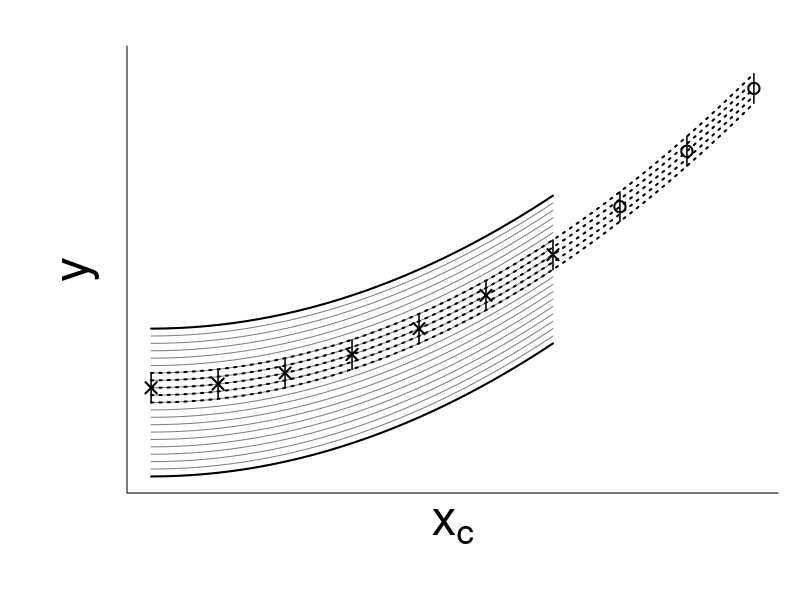

This figure's R source: (Note: this script raises an error after producing the figure.)
#
# title     : plotIllustrateBias.R
# purpose   : R script to create an illustration of a Bias model.
# author    : WD41, LRS/EPFL/PSI
# date      : Sept. 2017
#
# Custom Function -------------------------------------------------------------
y_model <- function(x, theta)
{
  return(0.5 * x^2 + theta)
}
y_model_bias <- function(x, theta)
{
  return(0.35 * x^1.85 - 0.5 + theta)
}

# Global variables ------------------------------------------------------------
otpfullnames <- c("./figures/plotIllustrateBias_1.pdf",
                  "./figures/plotIllustrateBias_2.pdf")

# Graphic Parameters
fig_size <- c(7, 7)                     # width, height
margin <- c(5.25, 6.25, 2.2, 1) + 0.1   # canvas margin (bot, left, top, right)
cex_axis <- 2.5     # Axis marker size
cex_lab  <- 3.0     # Axis label size
cex_main <- 3.0     # Main title size
cex_ann  <- 2.0     # Annotation text
tck_len  <- -0.35   # Tick length
leg_cex <- 2.0      # Legend size
cex_lab_shift <- 1.25   # Shift of the axis label from the axis
cex_ttl_shift <- 3.25   # Shift of the axis title from the axis

# Set up case -----------------------------------------------------------------
x_calib <- c(0.0, 0.5, 1.0, 1.5, 2.0, 2.5, 3.0)
x_valid <- c(3.5, 4.0, 4.5)
y_calib <- y_model(x_calib, 1)
y_valid <- y_model(x_valid, 1)
fit <- nls(y ~ y_model(x, theta), data=data.frame(y = y_calib, x = x_calib),
           start = list(theta=0.0), algorithm = "port", lower = 0.0, upper = 2.0)
fit <- nls(y ~ y_model_bias(x, theta),
           data=data.frame(y = y_calib, x = x_calib),
           algorithm = "port", start = list(theta=0.0),
           lower = 0.0, upper = 5.0)
fit <- nls(y ~ y_model_bias(x, theta),
           data=data.frame(y = y_calib-0.5, x = x_calib),
           algorithm = "port", start = list(theta=0.0),
           lower = 0.0, upper = 5.0)
fit <- nls(y ~ y_model_bias(x, theta),
           data=data.frame(y = y_calib+0.5, x = x_calib),
           algorithm = "port", start = list(theta=0.0),
           lower = 0.0, upper = 5.0)

# Make the plot, unbiased case ------------------------------------------------
pdf(otpfullnames[1], family = "CM Roman",
    width = fig_size[1], height = fig_size[2])
par(mfrow = c(1, 1), mar = margin, las = 1, oma = c(0, 0, 0, 0), bty = "l")
plot(0, 0, type = "n",
     xlim = c(0.0, 4.5), ylim = c(-2.0, 12),
     axes = TRUE,
     ylab = "", xlab = "",
     xaxt = "n", yaxt = "n")

# Add points for the calibration data
points(x_calib, y_calib, pch = 4, lwd = 2, cex = 1.5)

# Add points for the prediction
points(x_valid, y_valid, pch = 1, lwd = 2, cex = 1.5)

# Add error bar
for (i in 1:length(x_calib))
{
  segments(x_calib[i], y_calib[i] - 0.5, x_calib[i], y_calib[i] + 0.5,
           lwd = 1.5)
}
for (i in 1:length(x_valid))
{
  segments(x_valid[i], y_valid[i] - 0.5, x_valid[i], y_valid[i] + 0.5,
           lwd = 1.5)
}

# Add simulator predictions
lines(seq(0.0, 3.0, by = 0.1), y_model(seq(0.0, 3.0, by = 0.1), -2.0), lwd = 2)
lines(seq(0.0, 3.0, by = 0.1), y_model(seq(0.0, 3.0, by = 0.1), +3.0), lwd = 2)
for (i in seq(-2, 3.0, by = 0.25))
{
  lines(seq(0.0, 3.0, by = 0.1), y_model(seq(0.0, 3.0, by = 0.1), i),
        col = rgb(0, 0, 0, 0.5))
}
# Calibrated model
for (i in seq(0.5, 1.5, by = 0.25))
{
  lines(seq(0.0, 4.5, by = 0.1), y_model(seq(0.0, 4.5, by = 0.1), i),
        lty = 3,
        lwd = 2.0,
        col = rgb(0, 0, 0, 1.0))
}

# Set Axis, Ticks and Labels
# x-axis
title(xlab = expression(x[c]), mgp = c(cex_ttl_shift - 1.5, 0, 0),
      cex.lab = cex_lab)
# y-axis
title(ylab = "y", mgp = c(cex_ttl_shift - 1.5, 0, 0), cex.lab = cex_lab)

# Save the plot
dev.off()
embed_fonts(otpfullnames[1], outfile = otpfullnames[1])

# Make the plot, biased case --------------------------------------------------
pdf(otpfullnames[2], family = "CM Roman",
    width = fig_size[1], height = fig_size[2])
par(mfrow = c(1, 1), mar = margin, las = 1, oma = c(0, 0, 0, 0), bty = "l")
plot(0, 0, type = "n",
     xlim = c(0.0, 4.5), ylim = c(-2.0, 12.0),
     axes = TRUE,
     ylab = "", xlab = "",
     xaxt = "n", yaxt = "n")

# Add points for the calibration data
points(x_calib, y_calib, pch = 4, lwd = 2, cex = 1.5)

# Add points for the prediction
points(x_valid, y_valid, pch = 1, lwd = 2, cex = 1.5)

# Add error bar
for (i in 1:length(x_calib))
{
  segments(x_calib[i], y_calib[i] - 0.5, x_calib[i], y_calib[i] + 0.5,
           lwd = 1.5)
}
for (i in 1:length(x_valid))
{
  segments(x_valid[i], y_valid[i] - 0.5, x_valid[i], y_valid[i] + 0.5,
           lwd = 1.5)
}

# Add simulator predictions
lines(seq(0.0, 3.0, by = 0.1), y_model_bias(seq(0.0, 3.0, by = 0.1), -2.0),
      lwd = 2)
lines(seq(0.0, 3.0, by = 0.1), y_model_bias(seq(0.0, 3.0, by = 0.1), +3.0),
      lwd = 2)
for (i in seq(-2, 3.0, by = 0.25))
{
  lines(seq(0.0, 3.0, by = 0.1), y_model_bias(seq(0.0, 3.0, by = 0.1), i),
        col = rgb(0, 0, 0, 0.5))
}
# Calibrated model
for (i in seq(1.621, 2.621, by = 0.25))
{
  lines(seq(0.0, 4.5, by = 0.1), y_model_bias(seq(0.0, 4.5, by = 0.1), i),
        lty = 3,
        lwd = 2.0,
        col = rgb(0, 0, 0, 1.0))
}

# Set Axis, Ticks and Labels
# x-axis
title(xlab = expression(x[c]), mgp = c(cex_ttl_shift - 1.5, 0, 0),
      cex.lab = cex_lab)
# y-axis
title(ylab = "y", mgp = c(cex_ttl_shift - 1.5, 0, 0), cex.lab = cex_lab)

# Save the plot
dev.off()
embed_fonts(otpfullnames[2], outfile = otpfullnames[2])